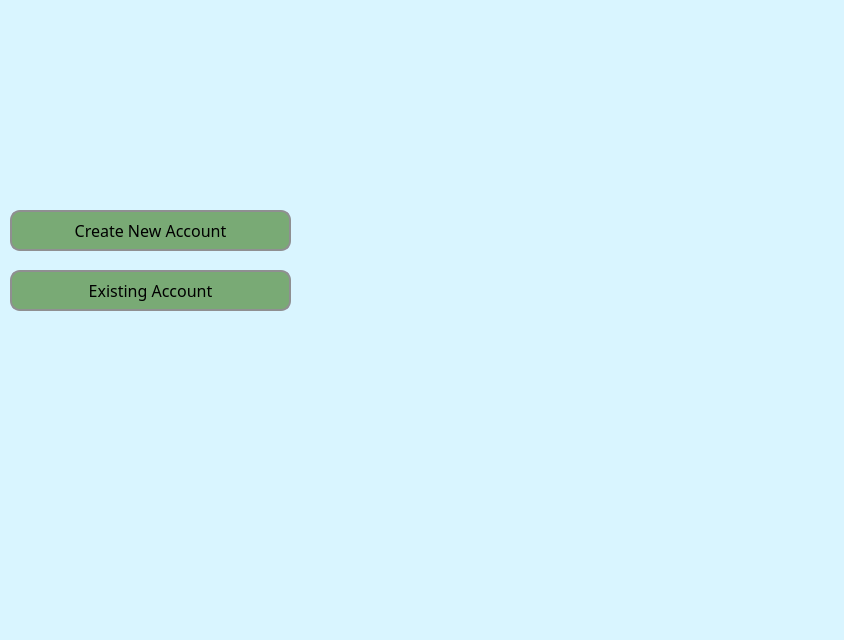
<?xml version="1.0" encoding="UTF-8"?>
<ui version="4.0">
 <class>MainWindow</class>
 <widget class="QMainWindow" name="MainWindow">
  <property name="geometry">
   <rect>
    <x>0</x>
    <y>0</y>
    <width>844</width>
    <height>640</height>
   </rect>
  </property>
  <property name="windowTitle">
   <string>MainWindow</string>
  </property>
  <property name="styleSheet">
   <string notr="true">background-color: rgb(217, 245, 255);</string>
  </property>
  <widget class="QWidget" name="centralwidget">
   <widget class="QPushButton" name="newAccountButton">
    <property name="geometry">
     <rect>
      <x>10</x>
      <y>210</y>
      <width>281</width>
      <height>41</height>
     </rect>
    </property>
    <property name="font">
     <font>
      <family>8514oem</family>
      <pointsize>12</pointsize>
      <weight>9</weight>
      <italic>false</italic>
      <bold>false</bold>
     </font>
    </property>
    <property name="styleSheet">
     <string notr="true">background-color: rgb(121, 170, 117);
font: 75 12pt &quot;8514oem&quot;;
border-radius: 10px; 
border: 2px solid #8f8f91;</string>
    </property>
    <property name="text">
     <string>Create New Account</string>
    </property>
   </widget>
   <widget class="QPushButton" name="existAccountButton">
    <property name="geometry">
     <rect>
      <x>10</x>
      <y>270</y>
      <width>281</width>
      <height>41</height>
     </rect>
    </property>
    <property name="font">
     <font>
      <family>8514oem</family>
      <pointsize>12</pointsize>
      <weight>9</weight>
      <italic>false</italic>
      <bold>false</bold>
     </font>
    </property>
    <property name="styleSheet">
     <string notr="true">background-color: rgb(121, 170, 117);

font: 75 12pt &quot;8514oem&quot;;
border-radius: 10px; 
border: 2px solid #8f8f91;</string>
    </property>
    <property name="text">
     <string>Existing Account</string>
    </property>
   </widget>
   <widget class="QLabel" name="label_2">
    <property name="geometry">
     <rect>
      <x>0</x>
      <y>0</y>
      <width>841</width>
      <height>631</height>
     </rect>
    </property>
    <property name="text">
     <string/>
    </property>
    <property name="pixmap">
     <pixmap>Image.jpg</pixmap>
    </property>
    <property name="scaledContents">
     <bool>true</bool>
    </property>
   </widget>
   <zorder>label_2</zorder>
   <zorder>newAccountButton</zorder>
   <zorder>existAccountButton</zorder>
  </widget>
  <widget class="QStatusBar" name="statusbar"/>
 </widget>
 <resources>
  <include location="../../../../../Desktop/test.qrc"/>
 </resources>
 <connections/>
</ui>
